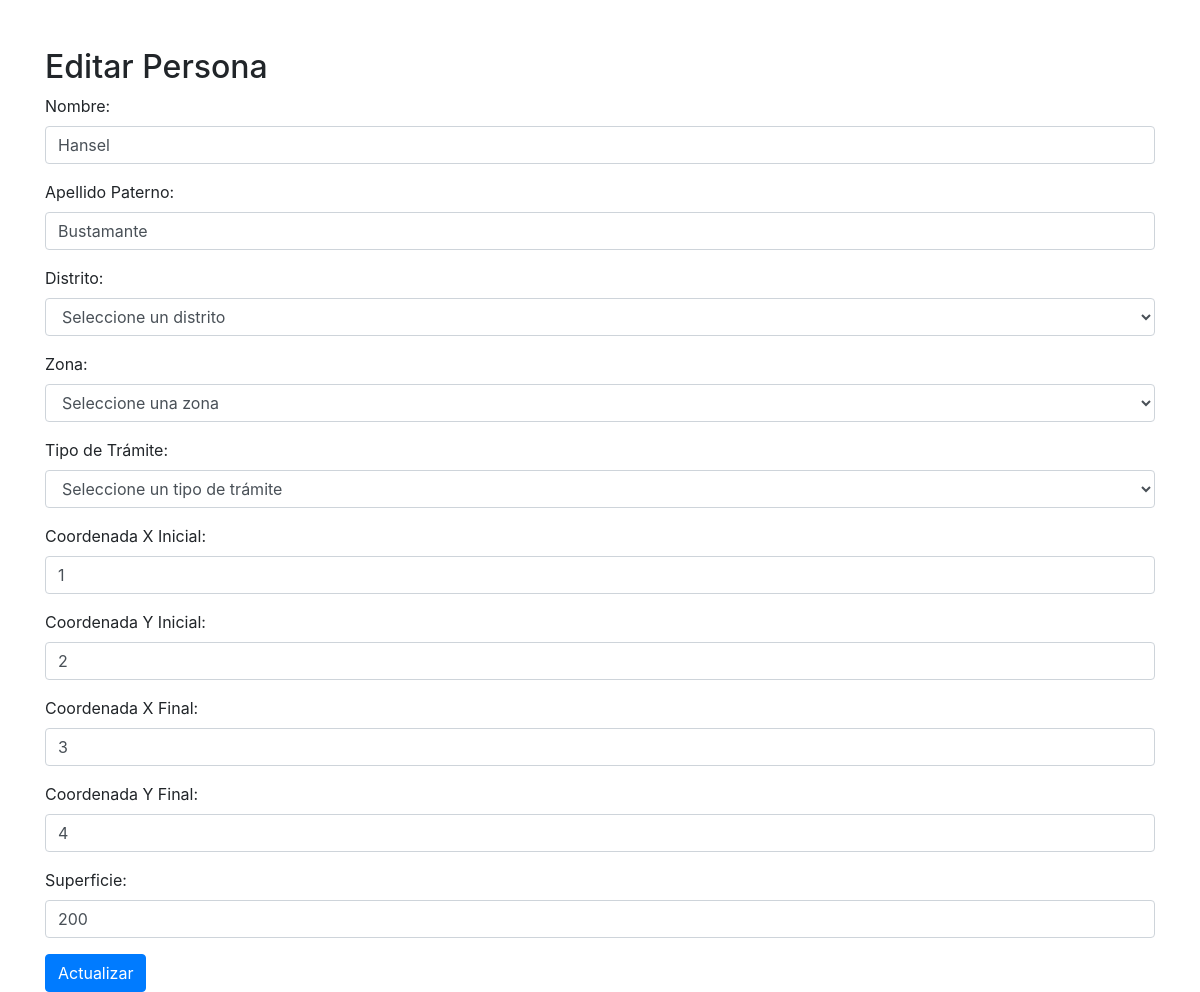
The page /editar_persona.php?ci=10084126 on the database its author committed.
### tables this page shows
CREATE TABLE `catastro` (
  `id` int(11) NOT NULL,
  `zona` varchar(100) DEFAULT NULL,
  `x_ini` float DEFAULT NULL,
  `y_ini` float DEFAULT NULL,
  `x_fin` float DEFAULT NULL,
  `y_fin` float DEFAULT NULL,
  `superficie` float DEFAULT NULL,
  `ci_persona` varchar(20) DEFAULT NULL,
  `distrito` varchar(50) DEFAULT NULL,
  `id_tramite` int(11) DEFAULT NULL,
  `id_zona` int(11) DEFAULT NULL
);

CREATE TABLE `persona` (
  `ci` varchar(20) NOT NULL,
  `nombre` varchar(100) DEFAULT NULL,
  `paterno` varchar(100) DEFAULT NULL
);

### editar_persona.php (the view, shortened to what this page needs)
<?php
include 'tramites.php';
if (isset($_GET['ci'])) {
    $ci = $_GET['ci'];
    $stmt = $pdo->prepare("SELECT * FROM Persona p INNER JOIN Catastro c ON p.ci = c.ci_persona WHERE p.ci = ?");
    $stmt->execute([$ci]);
    $persona = $stmt->fetch();
}
?>
<!DOCTYPE html>
<html lang="es">
<head>
    <link rel="stylesheet" href="https://stackpath.bootstrapcdn.com/bootstrap/4.5.2/css/bootstrap.min.css">
</head>
<body>
    <div class="container mt-5">
        <h2>Editar Persona</h2>
        <form action="actualizar_persona.php" method="post">
            <div class="form-group">
                <label for="nombre">Nombre:</label>
                <input type="text" name="nombre" class="form-control" value="<?= htmlspecialchars($persona['nombre']) ?>" required>
            </div>
            <div class="form-group">
                <label for="paterno">Apellido Paterno:</label>
                <input type="text" name="paterno" class="form-control" value="<?= htmlspecialchars($persona['paterno']) ?>" required>
            </div>
            <div class="form-group">
                <label for="distrito">Distrito:</label>
                <select name="distrito" id="distrito" class="form-control" required>
                    <option value="">Seleccione un distrito</option>
                </select>
            </div>
            <div class="form-group">
                <label for="zona">Zona:</label>
                <select name="zona" id="zona" class="form-control" required>
                    <option value="">Seleccione una zona</option>
                </select>
            </div>
            <div class="form-group">
                <label for="tipo_tramite">Tipo de Trámite:</label>
                <select name="tipo_tramite" id="tipo_tramite" class="form-control" required>
                    <option value="">Seleccione un tipo de trámite</option>
                </select>
            </div>
            <div class="form-group">
                <label for="x_ini">Coordenada X Inicial:</label>
                <input type="text" name="x_ini" class="form-control" value="<?= htmlspecialchars($persona['x_ini']) ?>" required>
            </div>
            <div class="form-group">
                <label for="y_ini">Coordenada Y Inicial:</label>
                <input type="text" name="y_ini" class="form-control" value="<?= htmlspecialchars($persona['y_ini']) ?>" required>
            </div>
            <div class="form-group">
                <label for="x_fin">Coordenada X Final:</label>
                <input type="text" name="x_fin" class="form-control" value="<?= htmlspecialchars($persona['x_fin']) ?>" required>
            </div>
            <div class="form-group">
                <label for="y_fin">Coordenada Y Final:</label>
                <input type="text" name="y_fin" class="form-control" value="<?= htmlspecialchars($persona['y_fin']) ?>" required>
            </div>
            <div class="form-group">
                <label for="superficie">Superficie:</label>
                <input type="text" name="superficie" class="form-control" value="<?= htmlspecialchars($persona['superficie']) ?>" required>
            </div>
            <input type="submit" class="btn btn-primary" value="Actualizar">
        </form>
    </div>
</body>
</html>

### rows shown on the page
catastro: nombre "Hansel", paterno "Bustamante", x_ini "1", y_ini "2", x_fin "3", y_fin "4", superficie "200"
